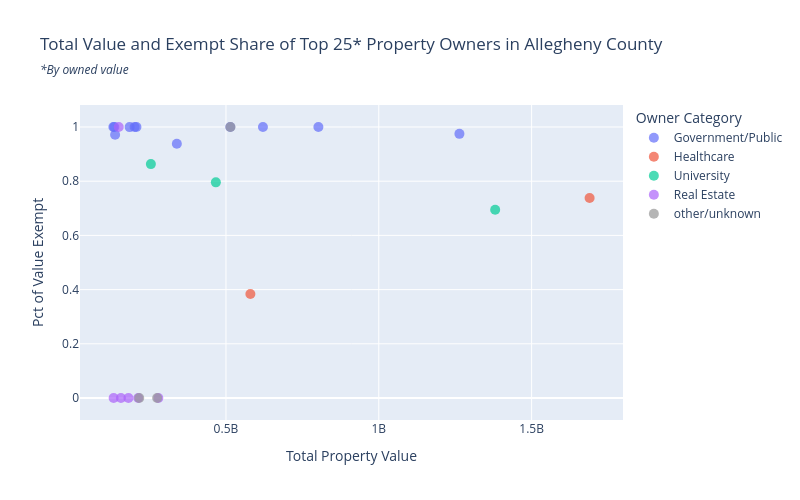

The notebook cell saved with this chart:
### Code cell
fig = px.scatter(top_owners.sort_values('PROP_VALUE'),
    x='PROP_VALUE', y='pct_VAL_EXEMPT', color='OWNER_CLASS',
    custom_data=['INFERRED_IDENTITY', 'OWNER_CLEANADDR', 'OWNER_CLASS', 'pct_VAL_EXEMPT', 'PROP_COUNT', 'pct_CT_EXEMPT'],
    labels={
        'OWNER_CLASS': 'Owner Category',
        'PROP_VALUE': 'Total Property Value',
        'pct_VAL_EXEMPT': 'Pct of Value Exempt',
    },
    category_orders={
        'OWNER_CLASS': ['Government/Public', 'Healthcare', 'University', 'Real Estate', 'other/unknown']
    },
    color_discrete_sequence=np.append(px.colors.qualitative.Plotly[:4], 'rgb(150, 150, 150)'),
    
)
fig.update_traces(
    marker=dict(
        size=10,
        opacity=0.7
    )
)
fig.update_traces(
    hovertemplate = 
        '<b>%{customdata[0]}</b>'
        + '<br>%{customdata[1]}'
        + '<br>Category: %{customdata[2]}'
        + '<br>Owned Value: %{x:$.3s} (%{customdata[3]:.1%} exempt)'
        + '<br>Props Owned: %{customdata[4]:,} (%{customdata[5]:.1%} exempt)'
        + '<extra></extra>'
)
fig.update_layout(
    title=dict(
        text='Total Value and Exempt Share of Top 25* Property Owners in Allegheny County',
        subtitle=dict(
            text='<i>*By owned value',
        ),
        yanchor='bottom',
        y=0.9
    ),
)
fig.update_layout(
    width=800,
    height=500,
    margin={'t':105},
    dragmode=False,
)
# fig.write_image('imgs/propValByUseTax_bar.png', scale=2)
fig.write_html('html/fig6b_scatter_ownersByValTax.html')
fig.show(config={'displayModeBar':False})

### Figure 1 — Plotly figure (JSON) as saved in the notebook; plotly's stock layout.template omitted (floating-point values rounded to 4 significant figures)
{"data": [{"customdata": [["Pittsburgh Regional Transit", "345 6TH AVE PITTSBURGH PA", "Government/Public", 1, 73, 1], ["Penn Hills Township", "12245 FRANKSTOWN RD PITTSBURGH PA", "Government/Public", 1.0, 34, 0.9706], ["Allegheny County Housing Authority", "301 CHARTIERS AVE MC KEES ROCKS PA", "Government/Public", 0.9717, 204, 0.8873], ["CCAC", "800 ALLEGHENY AVE PITTSBURGH PA", "Government/Public", 0.9996, 25, 0.96], ["USPS", "PO BOX 27497 GREENSBORO NC", "Government/Public", 1, 36, 1], ["Carnegie Library and Museums", "4400 FORBES AVE PITTSBURGH PA", "Government/Public", 1, 18, 1], ["Pittsburgh Housing Authority", "412 BLVD OF THE ALLIES FL 7 PITTSBURGH PA", "Government/Public", 0.9382, 418, 0.9761], ["Pittsburgh Public Schools", "341 S BELLEFIELD AVE PITTSBURGH PA", "Government/Public", 1, 70, 1], ["Office of Property Assessment", "542 FORBES AVE RM 347 PITTSBURGH PA", "Government/Public", 0.9999, 83, 0.988], ["Sports & Exhibition Authority", "171 10TH ST FL 2 PITTSBURGH PA", "Government/Public", 1, 21, 1], ["City of Pittsburgh", "414 GRANT ST RM 200 PITTSBURGH PA", "Government/Public", 0.9747, 819, 0.9353]], "hovertemplate": "<b>%{customdata[0]}</b><br>%{customdata[1]}<br>Category: %{customdata[2]}<br>Owned Value: %{x:$.3s} (%{customdata[3]:.1%} exempt)<br>Props Owned: %{customdata[4]:,} (%{customdata[5]:.1%} exempt)<extra></extra>", "legendgroup": "Government/Public", "marker": {"color": "#636EFA", "opacity": 0.7, "size": 10, "symbol": "circle"}, "mode": "markers", "name": "Government/Public", "orientation": "v", "showlegend": true, "type": "scatter", "x": [131754600, 134850000, 137364965, 184842500, 201283500, 207170400, 339303525, 514217500, 620998900, 802436100, 1263804800], "xaxis": "x", "y": [1.0, 1.0, 0.9717, 0.9996, 1.0, 1.0, 0.9382, 1.0, 0.9999, 1.0, 0.9747], "yaxis": "y"}, {"customdata": [["Allegheny Health Network", "120 5TH AVE STE 2900 PITTSBURGH PA", "Healthcare", 0.384, 34, 0.2353], ["UPMC", "600 GRANT ST FL 60 PITTSBURGH PA", "Healthcare", 0.7379, 94, 0.4894]], "hovertemplate": "<b>%{customdata[0]}</b><br>%{customdata[1]}<br>Category: %{customdata[2]}<br>Owned Value: %{x:$.3s} (%{customdata[3]:.1%} exempt)<br>Props Owned: %{customdata[4]:,} (%{customdata[5]:.1%} exempt)<extra></extra>", "legendgroup": "Healthcare", "marker": {"color": "#EF553B", "opacity": 0.7, "size": 10, "symbol": "circle"}, "mode": "markers", "name": "Healthcare", "orientation": "v", "showlegend": true, "type": "scatter", "x": [579910840, 1689692546], "xaxis": "x", "y": [0.384, 0.7379], "yaxis": "y"}, {"customdata": [["Carnegie Mellon University", "5000 FORBES AVE PITTSBURGH PA", "University", 0.8631, 85, 0.8588], ["Duquesne University", "600 FORBES AVE STE 505 PITTSBURGH PA", "University", 0.7957, 40, 0.825], ["University of Pittsburgh", "3525 FORBES AVE PITTSBURGH PA", "University", 0.6945, 98, 0.7041]], "hovertemplate": "<b>%{customdata[0]}</b><br>%{customdata[1]}<br>Category: %{customdata[2]}<br>Owned Value: %{x:$.3s} (%{customdata[3]:.1%} exempt)<br>Props Owned: %{customdata[4]:,} (%{customdata[5]:.1%} exempt)<extra></extra>", "legendgroup": "University", "marker": {"color": "#00CC96", "opacity": 0.7, "size": 10, "symbol": "circle"}, "mode": "markers", "name": "University", "orientation": "v", "showlegend": true, "type": "scatter", "x": [254387474, 466969900, 1380770200], "xaxis": "x", "y": [0.8631, 0.7957, 0.6945], "yaxis": "y"}, {"customdata": [["The Buncher Company", "1251 WATERFRONT PL STE 201 PITTSBURGH PA", "Real Estate", 0, 54, 0], ["Apartments at River View", "300 LIBERTY AVE PITTSBURGH PA", "Real Estate", 1, 33, 1], ["Sampson Morris Group", "2500 ELDO RD STE 1 MONROEVILLE PA", "Real Estate", 0, 73, 0], ["McKnight Realty Partners", "317 E CARSON ST STE 146 PITTSBURGH PA", "Real Estate", 0, 37, 0], ["AR Building Company", "310 SEVEN FIELDS BLVD STE 350 MARS PA", "Real Estate", 0, 277, 0], ["Walnut Capital Management", "5500 WALNUT ST STE 300 PITTSBURGH PA", "Real Estate", 0, 64, 0]], "hovertemplate": "<b>%{customdata[0]}</b><br>%{customdata[1]}<br>Category: %{customdata[2]}<br>Owned Value: %{x:$.3s} (%{customdata[3]:.1%} exempt)<br>Props Owned: %{customdata[4]:,} (%{customdata[5]:.1%} exempt)<extra></extra>", "legendgroup": "Real Estate", "marker": {"color": "#AB63FA", "opacity": 0.7, "size": 10, "symbol": "circle"}, "mode": "markers", "name": "Real Estate", "orientation": "v", "showlegend": true, "type": "scatter", "x": [132437050, 149181800, 156488100, 181060400, 213067790, 278778900], "xaxis": "x", "y": [0.0, 1.0, 0.0, 0.0, 0.0, 0.0], "yaxis": "y"}, {"customdata": [["[UNKNOWN (Aurora OH)]", "PO BOX 850 AURORA OH", "other/unknown", 0, 40, 0], ["Ryan Law", "1000 CONTINENTAL DR STE 550 KING OF PRUSSIA PA", "other/unknown", 0, 51, 0], ["[UNKNOWN (Baltimore MD)]", "10 S HOWARD ST FL 7 BALTIMORE MD", "other/unknown", 1, 23, 1]], "hovertemplate": "<b>%{customdata[0]}</b><br>%{customdata[1]}<br>Category: %{customdata[2]}<br>Owned Value: %{x:$.3s} (%{customdata[3]:.1%} exempt)<br>Props Owned: %{customdata[4]:,} (%{customdata[5]:.1%} exempt)<extra></extra>", "legendgroup": "other/unknown", "marker": {"color": "rgb(150, 150, 150)", "opacity": 0.7, "size": 10, "symbol": "circle"}, "mode": "markers", "name": "other/unknown", "orientation": "v", "showlegend": true, "type": "scatter", "x": [216220400, 274874325, 514614600], "xaxis": "x", "y": [0.0, 0.0, 1.0], "yaxis": "y"}], "layout": {"dragmode": false, "height": 500, "legend": {"title": {"text": "Owner Category"}, "tracegroupgap": 0}, "margin": {"t": 105}, "title": {"subtitle": {"text": "<i>*By owned value"}, "text": "Total Value and Exempt Share of Top 25* Property Owners in Allegheny County", "y": 0.9, "yanchor": "bottom"}, "width": 800, "xaxis": {"anchor": "y", "domain": [0, 1], "title": {"text": "Total Property Value"}}, "yaxis": {"anchor": "x", "domain": [0, 1], "title": {"text": "Pct of Value Exempt"}}}}
